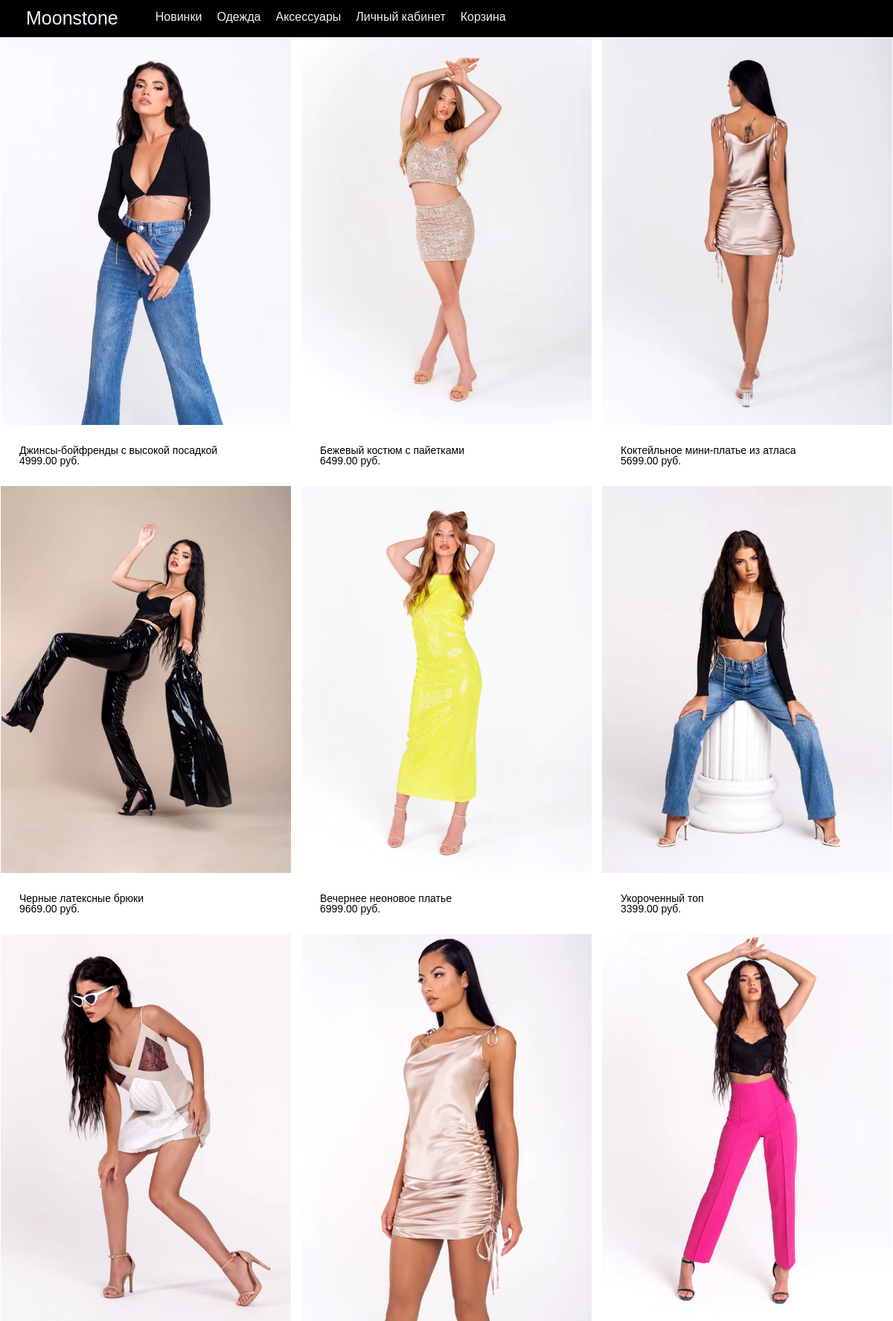
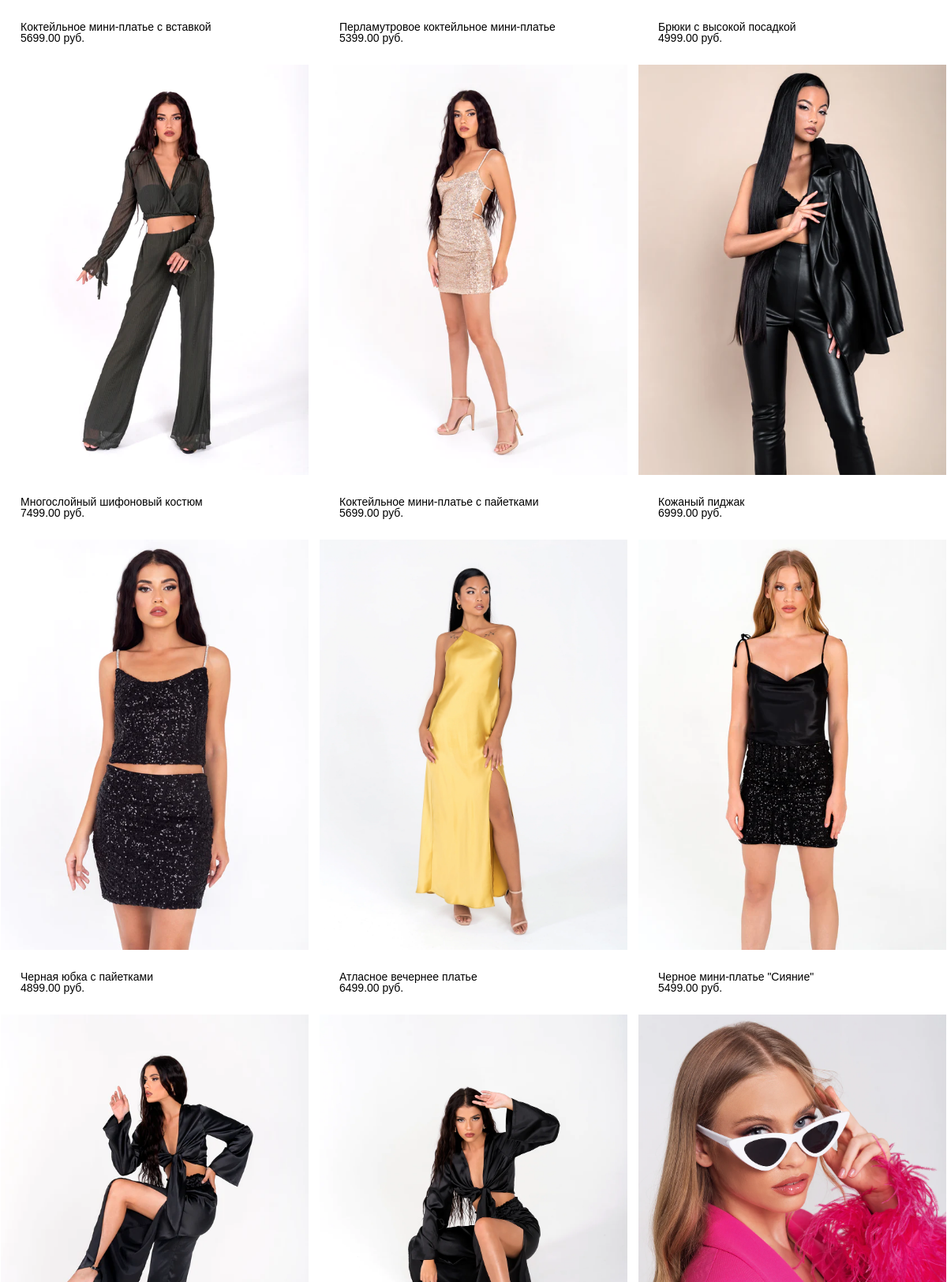
Page /products_1/ (upper part) on the committed database (2 pictures, top to bottom).
### shop/models.py (models this page shows, shortened)
class Product(models.Model):
    name = models.CharField(max_length=255)
    description = models.TextField()
    price = models.DecimalField(max_digits=10, decimal_places=2)
    image = models.ImageField(upload_to='product_images', storage=fs)
    color = models.CharField(max_length=50, default='Белый', null=True)
    size = models.CharField(max_length=20, default='One',null=True)

### shop/views.py (the view)
# urls.py: path('products_1/', views.product_list_1, name='product_list_1'),
def product_list_1(request):
    query = request.GET.get('q')
    if query:
        products = Product.objects.filter(Q(name__icontains=query) | Q(description__icontains=query))
    else:
        products = Product.objects.all()
    return render(request, 'shop/products_list_1.html', {'products': products})

### templates/shop/products_list_1.html
{% extends 'shop/base.html' %}
{% load static %}
{% block content %}
<div class="basis">
    <div class="product-row">
        {% for product in products %}
        <div class="product">
            <div class="product-image">
                <a href="{% url 'shop:product_detail' id=product.id %}">
                    <img src="{{ product.image.url }}" alt="{{ product.name }}">
                </a>
            </div>
            <div class="product-info">
                <h3><a href="{% url 'shop:product_detail' id=product.id %}">{{ product.name }}</a></h3>
                <p>{{ product.price }} руб.</p>
            </div>
        </div>
        {% endfor %}
    </div>
</div>
{% endblock %}

### templates/shop/base.html (shortened to what this page needs)
{% load static %}
<!DOCTYPE html>
<html lang="ru">
		<link rel="stylesheet" type="text/css" href="{% static 'css/style.css' %}">
	</head>
	<body>
		<header>
			{% include 'includes/header.html' %}
		</header>
        <main class="main">
            {% block content %}
            {% endblock %}
        </main>
	</body>
</html>

### templates/includes/header.html (shortened to what this page needs)
{% load static %}
<header>
  <div class="header__container">
    <div class="header__outer">
      <div class="header__inner">
        <a class="header__logo" href="{% url 'shop:shop' %}">
          Moonstone
        </a>
        <nav class="header__nav">
          <ul class="header__list">
            <li class="top__level">
              <a href="{% url 'shop:product_list_1' %}">
                Новинки
              </a>
            </li>
            <li class="top__level">
              <a href="{% url 'shop:product_list_2' %}">
                Одежда
              </a>
            </li>
            <li class="top__level">
              <a href="{% url 'shop:product_list_3' %}">
                Аксессуары
              </a>
            </li>
            <li class="top__level">
              <a href="{% url 'shop:account_detail' %}">
                Личный кабинет
              </a>
            </li>
            <li class="top__level">
              <a href="{% url 'shop:cart_detail' %}">
                Корзина
              </a>
            </li>
          </ul>
        </nav>
      </div>
    </div>
  </div>
</header>

### templates/includes/footer.html (shortened to what this page needs)
{% load static %}

### static/css/style.css (style rules this page uses)
* { padding: 0; margin: 0; border: 0; }
*, *:before, *:after { -moz-box-sizing: border-box; -webkit-box-sizing: border-box; box-sizing: border-box; }
nav, footer, header, aside { display: block; }
html, body { height: 100%; width: 100%; font-size: 100%; line-height: 1; font-size: 14px; -ms-text-size-adjust: 100%; -moz-text-size-adjust: 100%; -webkit-text-size-adjust: 100%; }
a, a:visited { text-decoration: none; }
ul li { list-style: none; }
img { vertical-align: top; }
h1, h2, h3, h4, h5, h6 { font-size: inherit; font-weight: 400; }
body { font-family: 'Gilroy-Medium', sans-serif; }
main { max-width: 100%; }
header { background-color: #000000; height: 50px; position: fixed; top: 0; left: 0; width: 100%; z-index: 999; display: flex; justify-content: space-between; }
.header__container { background-color: #000000; height: 50px; max-width: 100%; }
.header__inner { padding: 5px; display: flex; justify-content: flex-end; align-items: left; height: 100%; }
.header__logo { color: #f7eef9; padding-top: 7px; font-size: 25px; margin-left: 30px; margin-right: 20px; }
.header__list { display: flex; justify-content: space-between; align-items: center; max-width: 100%; margin: 0 auto; padding: 0 20px; height: 100%; box-sizing: border-box; justify-content: flex-start; }
.top__level { display: inline; }
.top__level a { color: #f7eef9; font-size: 16px; display: inline-block; padding: 10px; }
.basis { padding-top: 50px; }
.product-row { display: flex; flex-wrap: wrap; justify-content: space-between; }
.product { width: calc(33.33% - 10px); height: 600px; margin: 1px; vertical-align: top; text-align: center; box-sizing: border-box; position: relative; }
.product-image { position: absolute; max-width: 100%; max-height: 100%; top: 0; left: 0; object-fit: cover; }
.product-image img { max-width: 100%; height: auto; }
.product-info { position: absolute; bottom: 0; left: 0; width: 100%; color: #000000; box-sizing: border-box; padding: 25px; background-color: rgba(255, 255, 255, 0.8); text-align: left; }
.product-info a { color: #000000; }

### rows in the picture
Product: image (picture), name "Джинсы-бойфренды с высокой посадкой", price "4999.00"
Product: image (picture), name "Бежевый костюм с пайетками", price "6499.00"
Product: image (picture), name "Коктейльное мини-платье из атласа", price "5699.00"
Product: image (picture), name "Черные латексные брюки", price "9669.00"
Product: image (picture), name "Вечернее неоновое платье", price "6999.00"
Product: image (picture), name "Укороченный топ", price "3399.00"
Product: image (picture), name "Коктейльное мини-платье с вставкой", price "5699.00"
Product: image (picture), name "Перламутровое коктейльное мини-платье", price "5399.00"
Product: image (picture), name "Брюки с высокой посадкой", price "4999.00"
Product: image (picture), name "Многослойный шифоновый костюм", price "7499.00"
Product: image (picture), name "Коктейльное мини-платье с пайетками", price "5699.00"
Product: image (picture), name "Кожаный пиджак", price "6999.00"
Product: image (picture), name "Черная юбка с пайетками", price "4899.00"
Product: image (picture), name "Атласное вечернее платье", price "6499.00"
Product: image (picture), name "Черное мини-платье \"Сияние\"", price "5499.00"
Product: image (picture)
Product: image (picture)
Product: image (picture)
